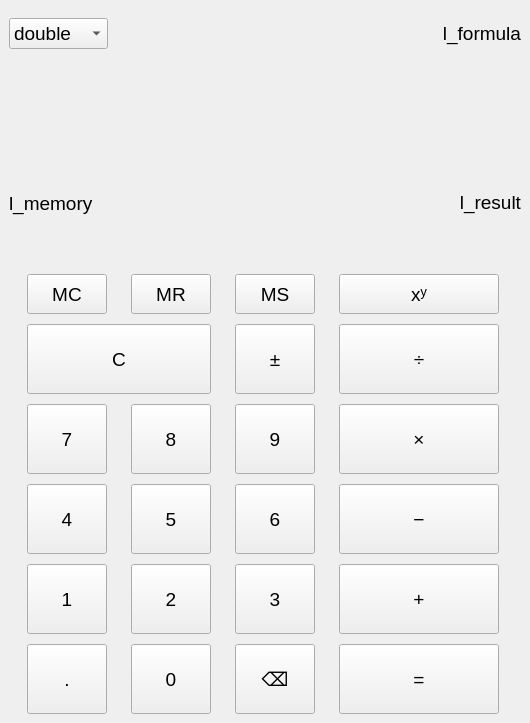
<?xml version="1.0" encoding="UTF-8"?>
<ui version="4.0">
 <class>MainWindow</class>
 <widget class="QMainWindow" name="MainWindow">
  <property name="geometry">
   <rect>
    <x>0</x>
    <y>0</y>
    <width>530</width>
    <height>723</height>
   </rect>
  </property>
  <property name="sizePolicy">
   <sizepolicy hsizetype="Preferred" vsizetype="Preferred">
    <horstretch>0</horstretch>
    <verstretch>0</verstretch>
   </sizepolicy>
  </property>
  <property name="font">
   <font>
    <pointsize>14</pointsize>
   </font>
  </property>
  <property name="windowTitle">
   <string>Калькулятор</string>
  </property>
  <widget class="QWidget" name="centralwidget">
   <layout class="QGridLayout" name="gridLayout_2">
    <item row="2" column="0" rowspan="2" colspan="3">
     <layout class="QHBoxLayout" name="horizontalLayout">
      <property name="spacing">
       <number>6</number>
      </property>
      <property name="rightMargin">
       <number>0</number>
      </property>
      <property name="bottomMargin">
       <number>0</number>
      </property>
      <item alignment="Qt::AlignLeft|Qt::AlignBottom">
       <widget class="QLabel" name="l_memory">
        <property name="sizePolicy">
         <sizepolicy hsizetype="Expanding" vsizetype="Expanding">
          <horstretch>0</horstretch>
          <verstretch>0</verstretch>
         </sizepolicy>
        </property>
        <property name="minimumSize">
         <size>
          <width>0</width>
          <height>50</height>
         </size>
        </property>
        <property name="maximumSize">
         <size>
          <width>100</width>
          <height>0</height>
         </size>
        </property>
        <property name="text">
         <string>l_memory</string>
        </property>
       </widget>
      </item>
      <item alignment="Qt::AlignLeft|Qt::AlignBottom">
       <widget class="QLabel" name="l_result">
        <property name="sizePolicy">
         <sizepolicy hsizetype="Expanding" vsizetype="Expanding">
          <horstretch>0</horstretch>
          <verstretch>0</verstretch>
         </sizepolicy>
        </property>
        <property name="minimumSize">
         <size>
          <width>0</width>
          <height>50</height>
         </size>
        </property>
        <property name="maximumSize">
         <size>
          <width>12321312</width>
          <height>16777215</height>
         </size>
        </property>
        <property name="layoutDirection">
         <enum>Qt::RightToLeft</enum>
        </property>
        <property name="autoFillBackground">
         <bool>false</bool>
        </property>
        <property name="text">
         <string>&lt;html&gt;&lt;head/&gt;&lt;body&gt;&lt;p align=&quot;right&quot;&gt;l_result&lt;/p&gt;&lt;/body&gt;&lt;/html&gt;</string>
        </property>
        <property name="alignment">
         <set>Qt::AlignRight|Qt::AlignTrailing|Qt::AlignVCenter</set>
        </property>
       </widget>
      </item>
     </layout>
    </item>
    <item row="0" column="2">
     <widget class="QLabel" name="l_formula">
      <property name="sizePolicy">
       <sizepolicy hsizetype="Expanding" vsizetype="Expanding">
        <horstretch>0</horstretch>
        <verstretch>0</verstretch>
       </sizepolicy>
      </property>
      <property name="minimumSize">
       <size>
        <width>100</width>
        <height>50</height>
       </size>
      </property>
      <property name="maximumSize">
       <size>
        <width>12321</width>
        <height>50</height>
       </size>
      </property>
      <property name="text">
       <string>&lt;html&gt;&lt;head/&gt;&lt;body&gt;&lt;p align=&quot;right&quot;&gt;l_formula&lt;/p&gt;&lt;/body&gt;&lt;/html&gt;</string>
      </property>
      <property name="alignment">
       <set>Qt::AlignRight|Qt::AlignTrailing|Qt::AlignVCenter</set>
      </property>
     </widget>
    </item>
    <item row="1" column="2">
     <spacer name="verticalSpacer">
      <property name="orientation">
       <enum>Qt::Vertical</enum>
      </property>
      <property name="sizeType">
       <enum>QSizePolicy::Fixed</enum>
      </property>
      <property name="sizeHint" stdset="0">
       <size>
        <width>20</width>
        <height>40</height>
       </size>
      </property>
     </spacer>
    </item>
    <item row="5" column="0" colspan="3">
     <layout class="QGridLayout" name="gridLayout" rowstretch="0,0,0,0,0,0" columnstretch="0,0,0,0" rowminimumheight="0,0,0,0,0,0" columnminimumwidth="0,0,0,0">
      <property name="leftMargin">
       <number>0</number>
      </property>
      <property name="horizontalSpacing">
       <number>6</number>
      </property>
      <property name="verticalSpacing">
       <number>10</number>
      </property>
      <item row="2" column="3">
       <widget class="QPushButton" name="pb_multiply">
        <property name="minimumSize">
         <size>
          <width>160</width>
          <height>70</height>
         </size>
        </property>
        <property name="maximumSize">
         <size>
          <width>160</width>
          <height>70</height>
         </size>
        </property>
        <property name="text">
         <string>×</string>
        </property>
       </widget>
      </item>
      <item row="5" column="0" alignment="Qt::AlignHCenter">
       <widget class="QPushButton" name="tb_extra">
        <property name="sizePolicy">
         <sizepolicy hsizetype="Fixed" vsizetype="Fixed">
          <horstretch>0</horstretch>
          <verstretch>0</verstretch>
         </sizepolicy>
        </property>
        <property name="minimumSize">
         <size>
          <width>80</width>
          <height>70</height>
         </size>
        </property>
        <property name="maximumSize">
         <size>
          <width>80</width>
          <height>70</height>
         </size>
        </property>
        <property name="text">
         <string>.</string>
        </property>
       </widget>
      </item>
      <item row="0" column="2">
       <widget class="QPushButton" name="pb_save_memory">
        <property name="sizePolicy">
         <sizepolicy hsizetype="Fixed" vsizetype="Fixed">
          <horstretch>0</horstretch>
          <verstretch>0</verstretch>
         </sizepolicy>
        </property>
        <property name="minimumSize">
         <size>
          <width>80</width>
          <height>40</height>
         </size>
        </property>
        <property name="maximumSize">
         <size>
          <width>80</width>
          <height>40</height>
         </size>
        </property>
        <property name="text">
         <string>MS</string>
        </property>
       </widget>
      </item>
      <item row="4" column="0" alignment="Qt::AlignHCenter">
       <widget class="QPushButton" name="pb_1">
        <property name="sizePolicy">
         <sizepolicy hsizetype="Fixed" vsizetype="Fixed">
          <horstretch>0</horstretch>
          <verstretch>0</verstretch>
         </sizepolicy>
        </property>
        <property name="minimumSize">
         <size>
          <width>80</width>
          <height>70</height>
         </size>
        </property>
        <property name="maximumSize">
         <size>
          <width>80</width>
          <height>70</height>
         </size>
        </property>
        <property name="text">
         <string>1</string>
        </property>
       </widget>
      </item>
      <item row="3" column="1" alignment="Qt::AlignHCenter">
       <widget class="QPushButton" name="pb_5">
        <property name="sizePolicy">
         <sizepolicy hsizetype="Fixed" vsizetype="Fixed">
          <horstretch>0</horstretch>
          <verstretch>0</verstretch>
         </sizepolicy>
        </property>
        <property name="minimumSize">
         <size>
          <width>80</width>
          <height>70</height>
         </size>
        </property>
        <property name="maximumSize">
         <size>
          <width>80</width>
          <height>70</height>
         </size>
        </property>
        <property name="text">
         <string>5</string>
        </property>
       </widget>
      </item>
      <item row="5" column="3">
       <widget class="QPushButton" name="pb_result">
        <property name="minimumSize">
         <size>
          <width>160</width>
          <height>70</height>
         </size>
        </property>
        <property name="maximumSize">
         <size>
          <width>160</width>
          <height>70</height>
         </size>
        </property>
        <property name="text">
         <string>=</string>
        </property>
       </widget>
      </item>
      <item row="4" column="3">
       <widget class="QPushButton" name="pb_plus">
        <property name="minimumSize">
         <size>
          <width>160</width>
          <height>70</height>
         </size>
        </property>
        <property name="maximumSize">
         <size>
          <width>160</width>
          <height>70</height>
         </size>
        </property>
        <property name="text">
         <string>+</string>
        </property>
       </widget>
      </item>
      <item row="0" column="3">
       <widget class="QPushButton" name="pb_exponentiation">
        <property name="sizePolicy">
         <sizepolicy hsizetype="Fixed" vsizetype="Fixed">
          <horstretch>0</horstretch>
          <verstretch>0</verstretch>
         </sizepolicy>
        </property>
        <property name="minimumSize">
         <size>
          <width>160</width>
          <height>40</height>
         </size>
        </property>
        <property name="maximumSize">
         <size>
          <width>160</width>
          <height>40</height>
         </size>
        </property>
        <property name="text">
         <string>xʸ</string>
        </property>
       </widget>
      </item>
      <item row="1" column="3">
       <widget class="QPushButton" name="pb_division">
        <property name="minimumSize">
         <size>
          <width>160</width>
          <height>70</height>
         </size>
        </property>
        <property name="maximumSize">
         <size>
          <width>160</width>
          <height>70</height>
         </size>
        </property>
        <property name="text">
         <string>÷</string>
        </property>
       </widget>
      </item>
      <item row="4" column="1" alignment="Qt::AlignHCenter">
       <widget class="QPushButton" name="pb_2">
        <property name="sizePolicy">
         <sizepolicy hsizetype="Fixed" vsizetype="Fixed">
          <horstretch>0</horstretch>
          <verstretch>0</verstretch>
         </sizepolicy>
        </property>
        <property name="minimumSize">
         <size>
          <width>80</width>
          <height>70</height>
         </size>
        </property>
        <property name="maximumSize">
         <size>
          <width>80</width>
          <height>70</height>
         </size>
        </property>
        <property name="text">
         <string>2</string>
        </property>
       </widget>
      </item>
      <item row="3" column="0" alignment="Qt::AlignHCenter">
       <widget class="QPushButton" name="pb_4">
        <property name="sizePolicy">
         <sizepolicy hsizetype="Fixed" vsizetype="Fixed">
          <horstretch>0</horstretch>
          <verstretch>0</verstretch>
         </sizepolicy>
        </property>
        <property name="minimumSize">
         <size>
          <width>80</width>
          <height>70</height>
         </size>
        </property>
        <property name="maximumSize">
         <size>
          <width>80</width>
          <height>70</height>
         </size>
        </property>
        <property name="text">
         <string>4</string>
        </property>
       </widget>
      </item>
      <item row="3" column="2" alignment="Qt::AlignHCenter">
       <widget class="QPushButton" name="pb_6">
        <property name="sizePolicy">
         <sizepolicy hsizetype="Fixed" vsizetype="Fixed">
          <horstretch>0</horstretch>
          <verstretch>0</verstretch>
         </sizepolicy>
        </property>
        <property name="minimumSize">
         <size>
          <width>80</width>
          <height>70</height>
         </size>
        </property>
        <property name="maximumSize">
         <size>
          <width>80</width>
          <height>70</height>
         </size>
        </property>
        <property name="text">
         <string>6</string>
        </property>
       </widget>
      </item>
      <item row="3" column="3">
       <widget class="QPushButton" name="pb_minus">
        <property name="minimumSize">
         <size>
          <width>160</width>
          <height>70</height>
         </size>
        </property>
        <property name="maximumSize">
         <size>
          <width>160</width>
          <height>70</height>
         </size>
        </property>
        <property name="text">
         <string>−</string>
        </property>
       </widget>
      </item>
      <item row="2" column="0" alignment="Qt::AlignHCenter">
       <widget class="QPushButton" name="pb_7">
        <property name="sizePolicy">
         <sizepolicy hsizetype="Fixed" vsizetype="Fixed">
          <horstretch>0</horstretch>
          <verstretch>0</verstretch>
         </sizepolicy>
        </property>
        <property name="minimumSize">
         <size>
          <width>80</width>
          <height>70</height>
         </size>
        </property>
        <property name="maximumSize">
         <size>
          <width>80</width>
          <height>70</height>
         </size>
        </property>
        <property name="text">
         <string>7</string>
        </property>
       </widget>
      </item>
      <item row="5" column="2" alignment="Qt::AlignHCenter">
       <widget class="QPushButton" name="pb_backspace">
        <property name="sizePolicy">
         <sizepolicy hsizetype="Fixed" vsizetype="Fixed">
          <horstretch>0</horstretch>
          <verstretch>0</verstretch>
         </sizepolicy>
        </property>
        <property name="minimumSize">
         <size>
          <width>80</width>
          <height>70</height>
         </size>
        </property>
        <property name="maximumSize">
         <size>
          <width>80</width>
          <height>70</height>
         </size>
        </property>
        <property name="text">
         <string>⌫</string>
        </property>
       </widget>
      </item>
      <item row="2" column="2" alignment="Qt::AlignHCenter">
       <widget class="QPushButton" name="pb_9">
        <property name="sizePolicy">
         <sizepolicy hsizetype="Fixed" vsizetype="Fixed">
          <horstretch>0</horstretch>
          <verstretch>0</verstretch>
         </sizepolicy>
        </property>
        <property name="minimumSize">
         <size>
          <width>80</width>
          <height>70</height>
         </size>
        </property>
        <property name="maximumSize">
         <size>
          <width>80</width>
          <height>70</height>
         </size>
        </property>
        <property name="text">
         <string>9</string>
        </property>
       </widget>
      </item>
      <item row="5" column="1" alignment="Qt::AlignHCenter">
       <widget class="QPushButton" name="pb_0">
        <property name="sizePolicy">
         <sizepolicy hsizetype="Fixed" vsizetype="Fixed">
          <horstretch>0</horstretch>
          <verstretch>0</verstretch>
         </sizepolicy>
        </property>
        <property name="minimumSize">
         <size>
          <width>80</width>
          <height>70</height>
         </size>
        </property>
        <property name="maximumSize">
         <size>
          <width>80</width>
          <height>70</height>
         </size>
        </property>
        <property name="text">
         <string>0</string>
        </property>
       </widget>
      </item>
      <item row="0" column="1">
       <widget class="QPushButton" name="pb_load_memory">
        <property name="sizePolicy">
         <sizepolicy hsizetype="Fixed" vsizetype="Fixed">
          <horstretch>0</horstretch>
          <verstretch>0</verstretch>
         </sizepolicy>
        </property>
        <property name="minimumSize">
         <size>
          <width>80</width>
          <height>40</height>
         </size>
        </property>
        <property name="maximumSize">
         <size>
          <width>80</width>
          <height>40</height>
         </size>
        </property>
        <property name="text">
         <string>MR</string>
        </property>
       </widget>
      </item>
      <item row="4" column="2" alignment="Qt::AlignHCenter">
       <widget class="QPushButton" name="pb_3">
        <property name="sizePolicy">
         <sizepolicy hsizetype="Fixed" vsizetype="Fixed">
          <horstretch>0</horstretch>
          <verstretch>0</verstretch>
         </sizepolicy>
        </property>
        <property name="minimumSize">
         <size>
          <width>80</width>
          <height>70</height>
         </size>
        </property>
        <property name="maximumSize">
         <size>
          <width>80</width>
          <height>70</height>
         </size>
        </property>
        <property name="text">
         <string>3</string>
        </property>
       </widget>
      </item>
      <item row="2" column="1" alignment="Qt::AlignHCenter">
       <widget class="QPushButton" name="pb_8">
        <property name="sizePolicy">
         <sizepolicy hsizetype="Fixed" vsizetype="Fixed">
          <horstretch>0</horstretch>
          <verstretch>0</verstretch>
         </sizepolicy>
        </property>
        <property name="minimumSize">
         <size>
          <width>80</width>
          <height>70</height>
         </size>
        </property>
        <property name="maximumSize">
         <size>
          <width>80</width>
          <height>70</height>
         </size>
        </property>
        <property name="text">
         <string>8</string>
        </property>
       </widget>
      </item>
      <item row="0" column="0">
       <widget class="QPushButton" name="pb_clear_memory">
        <property name="sizePolicy">
         <sizepolicy hsizetype="Fixed" vsizetype="Fixed">
          <horstretch>0</horstretch>
          <verstretch>0</verstretch>
         </sizepolicy>
        </property>
        <property name="minimumSize">
         <size>
          <width>80</width>
          <height>40</height>
         </size>
        </property>
        <property name="maximumSize">
         <size>
          <width>80</width>
          <height>40</height>
         </size>
        </property>
        <property name="text">
         <string>MC</string>
        </property>
       </widget>
      </item>
      <item row="1" column="2" alignment="Qt::AlignHCenter">
       <widget class="QPushButton" name="pb_plus_minus">
        <property name="sizePolicy">
         <sizepolicy hsizetype="Fixed" vsizetype="Fixed">
          <horstretch>0</horstretch>
          <verstretch>0</verstretch>
         </sizepolicy>
        </property>
        <property name="minimumSize">
         <size>
          <width>80</width>
          <height>70</height>
         </size>
        </property>
        <property name="maximumSize">
         <size>
          <width>80</width>
          <height>70</height>
         </size>
        </property>
        <property name="text">
         <string>±</string>
        </property>
       </widget>
      </item>
      <item row="1" column="0" colspan="2">
       <widget class="QPushButton" name="pb_clear">
        <property name="enabled">
         <bool>true</bool>
        </property>
        <property name="sizePolicy">
         <sizepolicy hsizetype="Fixed" vsizetype="Fixed">
          <horstretch>0</horstretch>
          <verstretch>0</verstretch>
         </sizepolicy>
        </property>
        <property name="minimumSize">
         <size>
          <width>0</width>
          <height>0</height>
         </size>
        </property>
        <property name="maximumSize">
         <size>
          <width>31231</width>
          <height>131231</height>
         </size>
        </property>
        <property name="text">
         <string>C</string>
        </property>
       </widget>
      </item>
     </layout>
    </item>
    <item row="4" column="0">
     <spacer name="verticalSpacer_2">
      <property name="orientation">
       <enum>Qt::Vertical</enum>
      </property>
      <property name="sizeType">
       <enum>QSizePolicy::Fixed</enum>
      </property>
      <property name="sizeHint" stdset="0">
       <size>
        <width>20</width>
        <height>40</height>
       </size>
      </property>
     </spacer>
    </item>
    <item row="0" column="0" colspan="2">
     <widget class="QComboBox" name="cmb_controller">
      <item>
       <property name="text">
        <string>double</string>
       </property>
      </item>
      <item>
       <property name="text">
        <string>float</string>
       </property>
      </item>
      <item>
       <property name="text">
        <string>uint8_t</string>
       </property>
      </item>
      <item>
       <property name="text">
        <string>int</string>
       </property>
      </item>
      <item>
       <property name="text">
        <string>int64_t</string>
       </property>
      </item>
      <item>
       <property name="text">
        <string>size_t</string>
       </property>
      </item>
      <item>
       <property name="text">
        <string>Rational</string>
       </property>
      </item>
     </widget>
    </item>
   </layout>
  </widget>
 </widget>
 <resources/>
 <connections/>
</ui>
